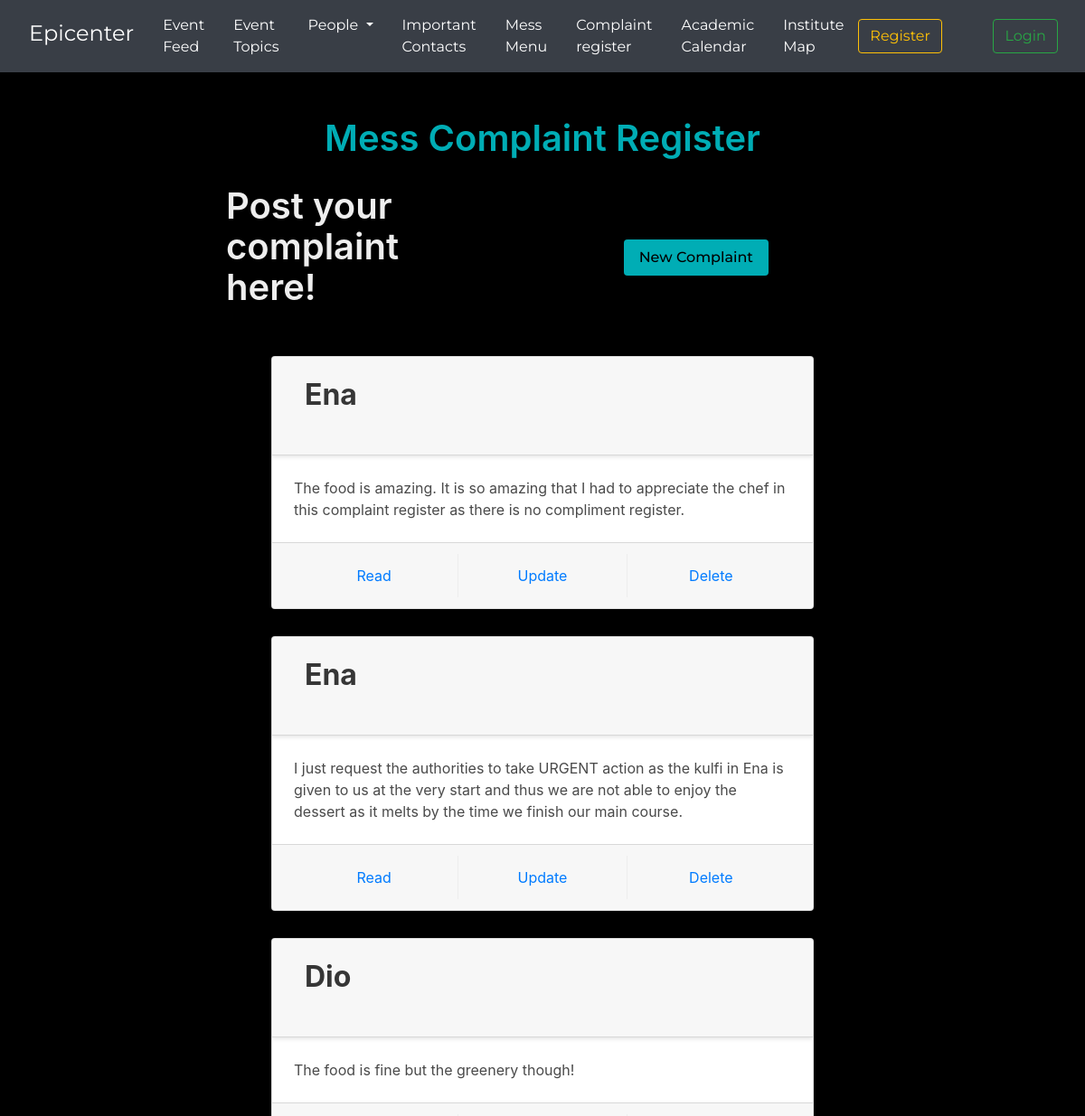
The page /cms/ (upper part) on the database as committed earlier.
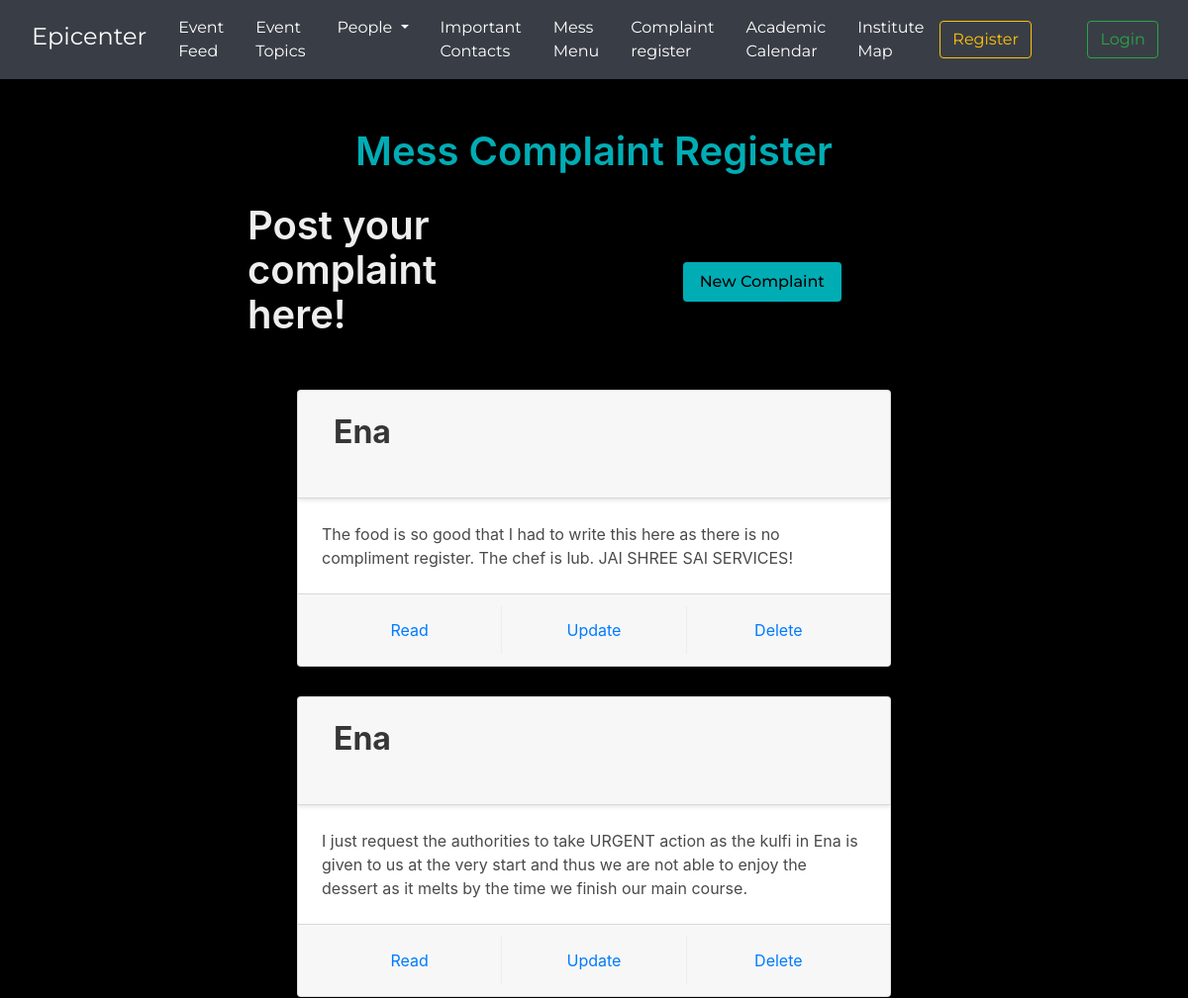
The same page on the database as committed later.
### cms/models.py (models this page shows, shortened)
class MessComplaint(models.Model):
    messName = models.CharField(max_length=255, blank=False, null=False)
    complaint = models.TextField(blank=False, null=False)

### cms/views.py (the view)
# urls.py: path("", cmsFun, name="cmsFun"),
def cmsFun(request):
    data = MessComplaint.objects.all()
    return render(
        request=request, template_name="cms/cms.html", context={"data": data}
    )  # context should be a dictionary rather than a list

### templates/cms/cms.html (shortened to what the changed rows need)
{%load static%}
<!DOCTYPE html>
<html lang="en">
<head>
  <link rel="stylesheet" href="https://cdn.jsdelivr.net/npm/bulma@0.9.4/css/bulma.min.css" />
  <link rel="stylesheet" type="text/css" href="{%static 'css/bootstrap.min.css'%}" />
</head>
<body>
  <div class="main-container">
    <h1 class="title is-2 title-text">Mess Complaint Register</h1>
    <div class="new-complaint-container">
      <h2 class="title is-2 new-complaint-title">
        Post your complaint here!
      </h2>
    </div>
    {%for entry in data %}
    <div class="card card-item">
      <header class="card-header">
        <p class="card-header-title title is-3">{{entry.messName}}</p>
        <button class="card-header-icon" aria-label="more options">
          <span class="icon">
          </span>
        </button>
      </header>
      <div class="card-content">
        <div class="content">{{entry.complaint}}</div>
      </div>
      <footer class="card-footer">
        <a href="{% url 'cms:read' entry.id%}" class="card-footer-item">Read</a>
        <a href="{%url 'cms:update' entry.id%}" class="card-footer-item">Update</a>
        <a href="{%url 'cms:delete' entry.id%}" class="card-footer-item">Delete</a>
      </footer>
    </div>
    {%endfor%}
  </div>
</body>
</html>

Rows that differ between the two databases and show on the page:
no longer on this page (row unchanged): MessComplaint: messName "Dio", complaint "The food is fine but the greenery though!"
changed MessComplaint: complaint "The food is amazing. It is so amazing that I had to appreciate the chef in this complaint register as there is no compliment register." → "The food is so good that I had to write this here as there is no compliment register. The chef is lub. JAI SHREE SAI SERVICES!"
